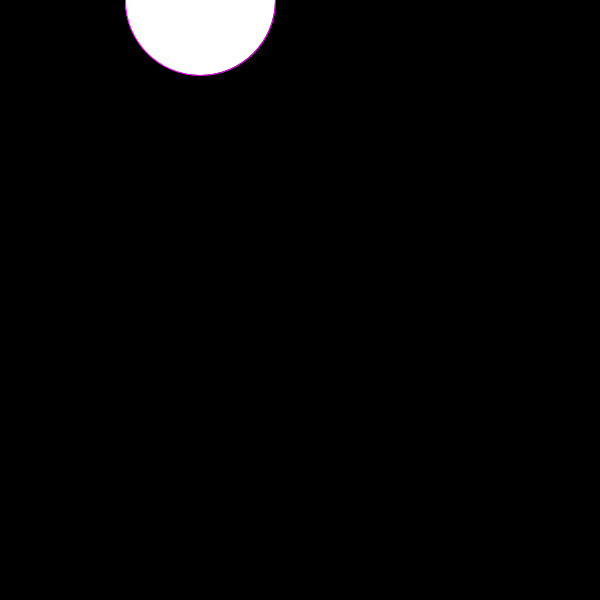
Frame 1 (no input)
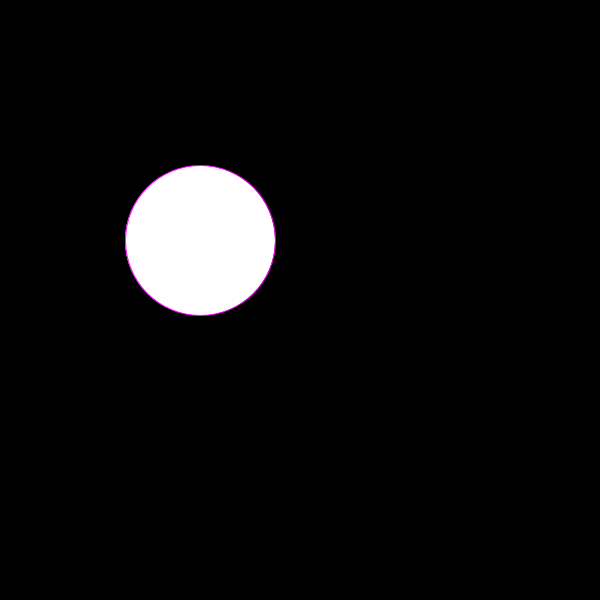
Frame 60 (the mouse pressed at the canvas centre just before this capture)
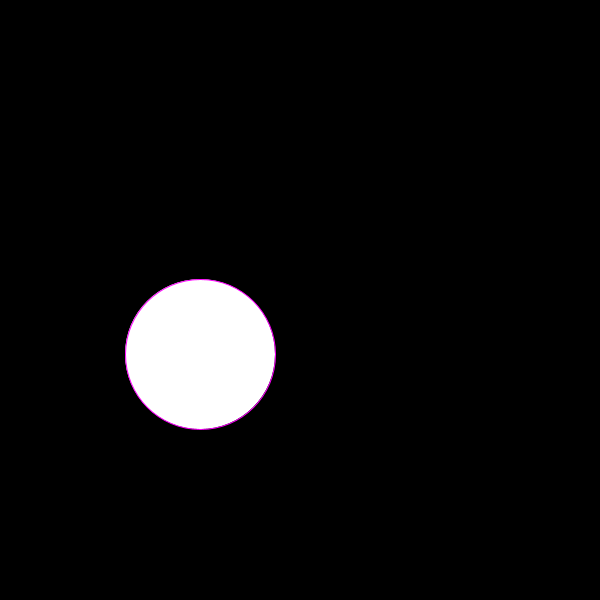
Frame 120 (the mouse held since frame 60 and released just before this capture)

The Processing sketch that drew these frames (run headless with seeded random() and noise(); from frame 60 on, the mouse is pressed at the canvas centre):

// Processing sketch: gravity_decay
// ── gravity_decay.pde
float s = 150 ; 
float cx = 200 ;
float cy = 0 ;
float speed = 1 ;
float gravity = 0.8 ;

void setup(){
  size(600,600); 
}

void draw(){
  background(0);
  stroke(255,0,255);
  circle(cx,cy,s);
  
  cy += speed ;
  speed += gravity ;
  
  if (cy > height){ //<>//
    speed = speed * -0.8 ; //negative = reverse direction
    cy = height;
  }
  
}
